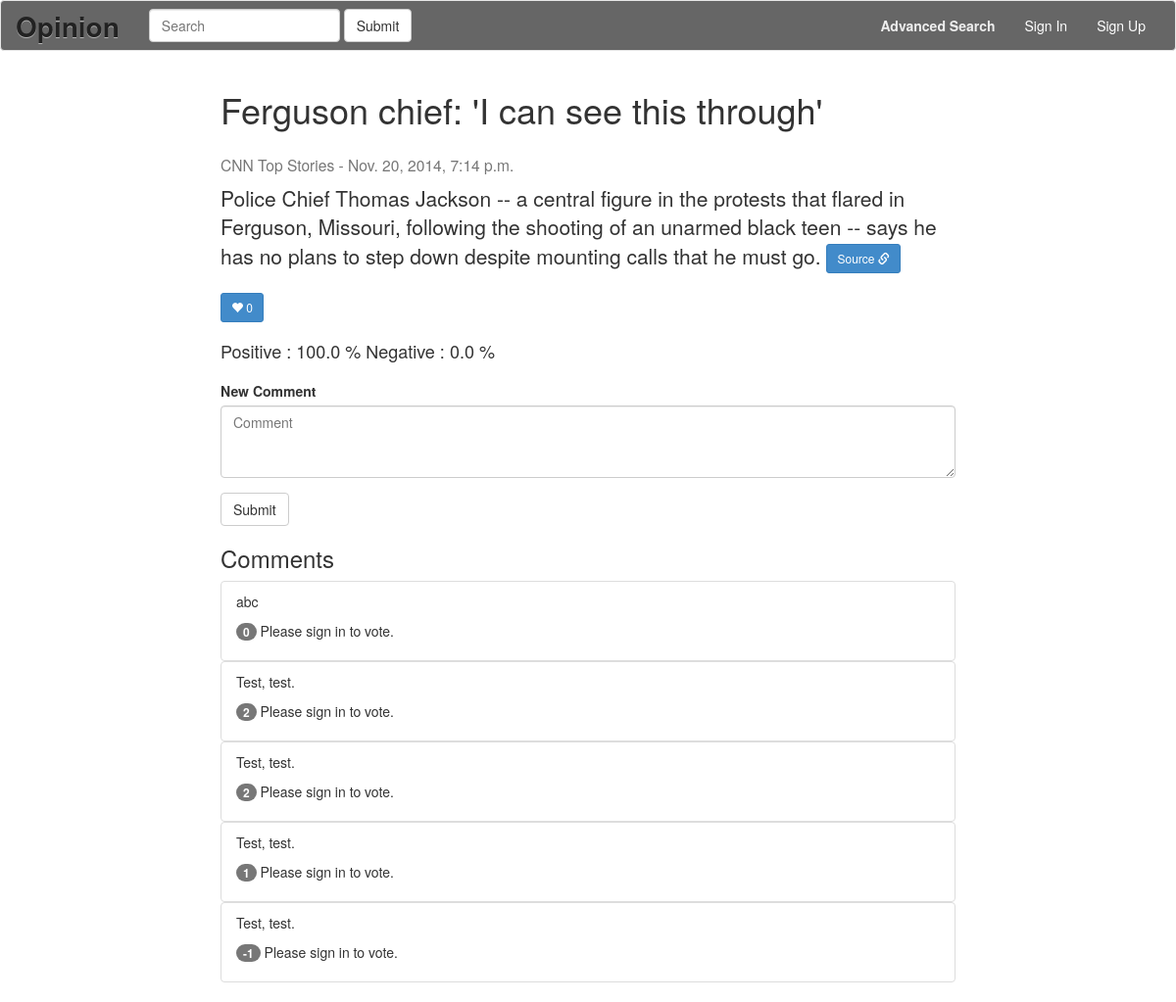
Screenshot of /topic_id=3/ with the database file from the repository.
### appopinion/models.py (models this page shows)
class Topic(models.Model):
    title = models.CharField(max_length=255)
    date = models.DateTimeField('date published')
    content = models.TextField()
    url = models.CharField(max_length=255)
    source = models.CharField(max_length=255)
    likecount = models.BigIntegerField(default=0)

class Comment(models.Model):
    content = models.TextField()
    parent = models.ForeignKey(Topic)
    date = models.DateTimeField('date published')
    vote = models.BigIntegerField(default=0)
    positive = models.BooleanField(default=True)

### appopinion/views.py (the view)
# urls.py: url(r'^topic_id=(?P<topic_id>[0-9]+)/$', views.topic_detail, name='topic_detail'),
def topic_detail(request, topic_id):
    topic = Topic.objects.get(pk=topic_id)
    try:
        comment_text = request.POST['content']
        if comment_text != '':
            if not request.user.is_authenticated():
                return HttpResponseRedirect(
                            reverse('appopinion:signin') +
                            '?next=%s' % request.path)
            new_comment = Comment(
                                  parent_id = topic_id,
                                  content = cgi.escape(comment_text, True),
                                  date = datetime.now(),
                                  positive = True,
                                  )
            new_comment.save()
    except:
        pass
    comment_list = Comment.objects.all().filter(parent_id=topic_id)
    pos_count = 0.0
    for comment in comment_list:
        if comment.positive == True:
            pos_count += 1.0
    if len(comment_list ) > 0:
        pos_percent = pos_count / len(comment_list)
        neg_percent = 1.0 - pos_percent
    else:
        pos_percent = 0.0
        neg_percent = 0.0
    print pos_percent
    return render(request, 'appopinion/topic_detail.html', {'topic_id':topic_id, 'topic':topic, 'comment_list':comment_list[::-1], 'pos_percent': pos_percent * 100, 'neg_percent': neg_percent * 100})

### appopinion/template/appopinion/topic_detail.html (shortened to what this page needs)
{% extends 'appopinion/base.html' %}
{%  block content %}
<div class="container">
    <div class="row">
		<div class="col-md-8 col-md-offset-2">
			<h1>{{topic.title}}</h1>
			<h3><small>{{topic.source}} - {{topic.date}}</small></h3>
		</div>
		<div class="col-md-8 col-md-offset-2">
			<p class="lead">{{topic.content}} <a class="btn btn-primary btn-sm" href="{{ topic.url }}" role="button">Source <span class="glyphicon glyphicon-link" aria-hidden="true"></span></a>
            </p>
            <p>
              <form action="{% url 'appopinion:like' topic.id %}" method="post">
                <button type="submit" class="btn btn-primary btn-sm">
                    <span class="glyphicon glyphicon-heart" aria-hidden="true"></span>
                    {{topic.likecount}}
                </button>
              </form>
            </p>
        </div>
  	</div>
  	<div class="row">
	  <div class = "col-md-8 col-md-offset-2">
	    <h4> Positive : {{pos_percent}} %     Negative : {{neg_percent}} %</h4>
	    </div>
		<div class="col-md-8 col-md-offset-2">
		<form action="" method="post">
    		<div class="form-group">
    			<label for="content">New Comment</label>
    			<textarea class="form-control" name="content" id="content" placeholder="Comment" ROWS=3></textarea>
  			</div>
    		<button type="submit" class="btn btn-default" >Submit</button>
		</form>
		</div>
  	</div>
  	<div class="row">
  		<div class="col-md-8 col-md-offset-2">
  		<h3>Comments</h3>
  		<ul class="list-group">
  			{% for comment in comment_list %}
			<div class="comments", id="comments">
  			<li class="list-group-item">
              <div>
                <p>{{comment.content}}</p>
                <p>
                  {% if user.is_authenticated %}
                    <a href='#' class='vote' data-commentid='{{comment.id}}' data-up='1'><span class="glyphicon glyphicon-thumbs-up" aria-hidden="true"></span></a>
                    <span class="badge" id="votecount{{comment.id}}">{{comment.vote}}</span>
                    <a href='#' class='vote' data-commentid='{{comment.id}}' data-up='0'><span class="glyphicon glyphicon-thumbs-down" aria-hidden="true"></span></a>
                  {% else %}
                    <span class="badge" id="votecount{{comment.id}}">{{comment.vote}}</span>
                    Please sign in to vote.
                  {% endif %}
                </p>
              </div>
            </li>
			</div>
  			{% endfor %}
		</ul>
		</div>
	</div>
</div>
{% endblock %}

### rows the page displays
Topic: title "Ferguson chief: 'I can see this through'", source "CNN Top Stories", date "Nov. 20, 2014, 7:14 p.m.", content "Police Chief Thomas Jackson -- a central figure in the protests that flared in Ferguson, Missouri, following the shooting of an unarmed black teen -- says he has no plans to step down despite mounting calls that he must go.", likecount "0"
Comment: content "abc", vote "0"
Comment: content "Test, test.", vote "2"
Comment: content "Test, test.", vote "2"
Comment: content "Test, test.", vote "1"
Comment: content "Test, test.", vote "-1"

### other values shown
{{ pos_percent }} "100.0"
{{ neg_percent }} "0.0"
